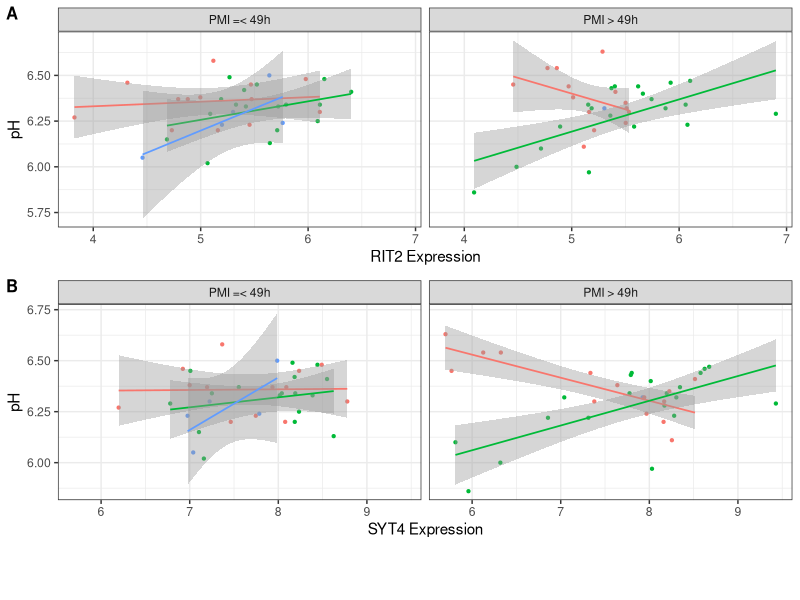

Write the R code that produced this figure.
library(here)
library(tidyr)
library(ggplot2)
library(dplyr)
library(cowplot)

#load data, BrainEac csv data file "BrainEac_allRegions_data.csv" from Data folder:
BE_allRegions <- read.csv(here("Data","BrainEac_allRegions_data.csv"), header = T)

##Section: PMI influences pH-eQTL strength

#three-way interaction between SNP, gene expression and PMI in BrainEac data
interaction_PMIGeneSNP <- function(gene) {
  lm_all <- lm(as.formula(paste("ph ~ rs12456492*PMI*",  gene,paste("+ RIN + age +sex"))), filter(BE_allRegions,region=="substantia nigra" & !phOutlier))  
  sum_mod <- summary(lm_all)
  confid_inter <- confint(lm_all, level=0.95)
  print(gene)
  print(sum_mod)
  print(confid_inter)
}

#run interaction_PMIGeneSNP function for each gene
interaction_PMIGeneSNP(gene = "rit2") 
interaction_PMIGeneSNP(gene = "syt4") 


#function for SNP*gene interaction, stratify based on PMI group (group 1 PMI =< 49h, group 2 = PMI > 49h)
PMI_interactionGeneSNP <- function(gene) {
  short_pmi <- lm(as.formula(paste("ph ~ rs12456492*",  gene,paste("+ sex + RIN + age"))), filter(BE_allRegions,region=="substantia nigra", !phOutlier,PMI_Group==1))
  sum_mod_short_pmi <- summary(short_pmi)
  confid_inter_short_pmi <- confint(short_pmi, level=0.95)
  print(paste0("Short_PMI: ", gene ))
  print(sum_mod_short_pmi)
  print(confid_inter_short_pmi)
  long_pmi <- lm(as.formula(paste("ph ~ rs12456492*",  gene,paste("+ sex + RIN + age"))), filter(BE_allRegions,region=="substantia nigra", !phOutlier,PMI_Group==2))
  sum_mod_long_pmi <- summary(long_pmi)
  confid_inter_long_pmi <- confint(long_pmi, level=0.95)
  print(paste0("Long_PMI: ", gene ))
  print(sum_mod_long_pmi)
  print(confid_inter_long_pmi)
}

#run interaction_PMIGeneSNP function for each gene
PMI_interactionGeneSNP(gene = "rit2") 
PMI_interactionGeneSNP(gene = "syt4") 


#Figure 6 Scatter plot of pH and gene expression grouped by risk SNP genotype and stratified PMI within BrainEac sample RIT2 and SYT4

RIT2_PMI <- ggplot(filter(BE_allRegions,region=="substantia nigra",!phOutlier), aes(x = rit2, y = ph, group= rs12456492Named,color=rs12456492Named)) +
  geom_point(size=0.8) + 
  facet_wrap( ~ PMI_Group, labeller= labeller(PMI_Group=c("1" = "PMI =< 49h", "2" = "PMI > 49h"))) +
  geom_smooth(method= "lm", size = 0.6) + 
  theme_bw() + 
  xlab("RIT2 Expression") + ylab("pH") + scale_colour_discrete(name = "rs12456492") 

SYT4_PMI <- ggplot(filter(BE_allRegions,region=="substantia nigra",!phOutlier), aes(x = syt4, y = ph, group= rs12456492Named,color=rs12456492Named)) +
  geom_point(size=0.8) + 
  facet_wrap( ~ PMI_Group, labeller= labeller(PMI_Group=c("1" = "PMI =< 49h", "2" = "PMI > 49h"))) +
  geom_smooth(method= "lm", size = 0.6) + 
  theme_bw() + 
  xlab("SYT4 Expression") + ylab("pH") + scale_colour_discrete(name = "rs12456492") 

#add RIT2 and SYT4 plot side by side 
RIT2_SYT4_pH_PMIplot<- plot_grid(RIT2_PMI + theme(legend.position = "none") , SYT4_PMI +theme(legend.position = "none"), labels = c('A', 'B'), label_size = 12, nrow=2)

#add legend 
Figure8 <- plot_grid(RIT2_SYT4_pH_PMIplot, get_legend(SYT4_PMI + theme(legend.position="bottom")), ncol=1, rel_heights = c(1, 0.1))

ggsave(Figure8, filename = here('Figures', 'Figure 8 PMI RIT2 and SYT4 gene expression vs pH in SN.pdf'), dpi=300)
